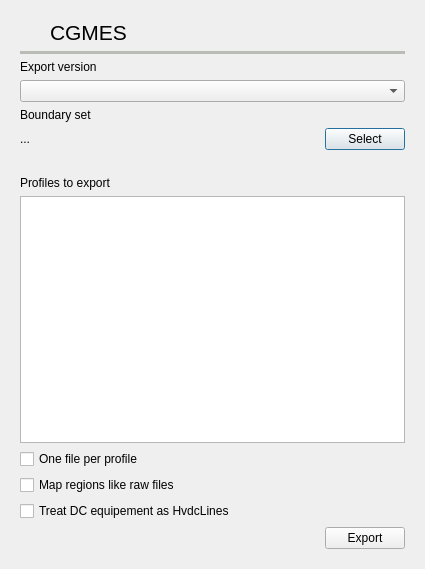
<?xml version="1.0" encoding="UTF-8"?>
<ui version="4.0">
 <class>CgmesExportDialog</class>
 <widget class="QDialog" name="CgmesExportDialog">
  <property name="geometry">
   <rect>
    <x>0</x>
    <y>0</y>
    <width>425</width>
    <height>569</height>
   </rect>
  </property>
  <property name="windowTitle">
   <string>CGMES Export</string>
  </property>
  <layout class="QVBoxLayout" name="verticalLayout_2">
   <item>
    <widget class="QFrame" name="frame_79">
     <property name="minimumSize">
      <size>
       <width>300</width>
       <height>0</height>
      </size>
     </property>
     <property name="frameShape">
      <enum>QFrame::Shape::NoFrame</enum>
     </property>
     <property name="frameShadow">
      <enum>QFrame::Shadow::Raised</enum>
     </property>
     <layout class="QGridLayout" name="gridLayout_5">
      <item row="11" column="0" colspan="3">
       <widget class="QLabel" name="label_139">
        <property name="text">
         <string>Profiles to export</string>
        </property>
       </widget>
      </item>
      <item row="3" column="0" colspan="3">
       <widget class="QComboBox" name="cgmes_version_comboBox"/>
      </item>
      <item row="1" column="0" colspan="3">
       <widget class="Line" name="line_31">
        <property name="palette">
         <palette>
          <active>
           <colorrole role="WindowText">
            <brush brushstyle="SolidPattern">
             <color alpha="255">
              <red>186</red>
              <green>189</green>
              <blue>182</blue>
             </color>
            </brush>
           </colorrole>
          </active>
          <inactive>
           <colorrole role="WindowText">
            <brush brushstyle="SolidPattern">
             <color alpha="255">
              <red>186</red>
              <green>189</green>
              <blue>182</blue>
             </color>
            </brush>
           </colorrole>
          </inactive>
          <disabled>
           <colorrole role="WindowText">
            <brush brushstyle="SolidPattern">
             <color alpha="255">
              <red>190</red>
              <green>190</green>
              <blue>190</blue>
             </color>
            </brush>
           </colorrole>
          </disabled>
         </palette>
        </property>
        <property name="frameShadow">
         <enum>QFrame::Shadow::Plain</enum>
        </property>
        <property name="lineWidth">
         <number>4</number>
        </property>
        <property name="orientation">
         <enum>Qt::Orientation::Horizontal</enum>
        </property>
       </widget>
      </item>
      <item row="9" column="2">
       <widget class="QPushButton" name="selectCGMESBoundarySetButton">
        <property name="maximumSize">
         <size>
          <width>80</width>
          <height>16777215</height>
         </size>
        </property>
        <property name="toolTip">
         <string>Select the CGMES boundary set (single zip file)</string>
        </property>
        <property name="text">
         <string>Select</string>
        </property>
       </widget>
      </item>
      <item row="14" column="0" colspan="3">
       <widget class="QCheckBox" name="cgmes_map_regions_like_raw_checkBox">
        <property name="toolTip">
         <string>&lt;html&gt;&lt;head/&gt;&lt;body&gt;&lt;p&gt;If active the CGMEs mapping will be:&lt;/p&gt;&lt;p&gt;GeographicalRegion &amp;lt;-&amp;gt; Area&lt;/p&gt;&lt;p&gt;SubGeographicalRegion &amp;lt;-&amp;gt; Zone&lt;/p&gt;&lt;p&gt;Otherwise:&lt;/p&gt;&lt;p&gt;GeographicalRegion &amp;lt;-&amp;gt; Country&lt;/p&gt;&lt;p&gt;SubGeographicalRegion &amp;lt;-&amp;gt; Community&lt;/p&gt;&lt;p&gt;&lt;br/&gt;&lt;/p&gt;&lt;/body&gt;&lt;/html&gt;</string>
        </property>
        <property name="text">
         <string>Map regions like raw files</string>
        </property>
       </widget>
      </item>
      <item row="13" column="0" colspan="3">
       <widget class="QCheckBox" name="cgmes_single_profile_per_file_checkBox">
        <property name="text">
         <string>One file per profile</string>
        </property>
       </widget>
      </item>
      <item row="2" column="0" colspan="3">
       <widget class="QLabel" name="label_135">
        <property name="text">
         <string>Export version</string>
        </property>
       </widget>
      </item>
      <item row="10" column="0">
       <widget class="QLabel" name="label_102">
        <property name="text">
         <string/>
        </property>
       </widget>
      </item>
      <item row="0" column="1" colspan="2">
       <widget class="QLabel" name="label_134">
        <property name="palette">
         <palette>
          <active>
           <colorrole role="WindowText">
            <brush brushstyle="SolidPattern">
             <color alpha="255">
              <red>85</red>
              <green>87</green>
              <blue>83</blue>
             </color>
            </brush>
           </colorrole>
          </active>
          <inactive>
           <colorrole role="WindowText">
            <brush brushstyle="SolidPattern">
             <color alpha="255">
              <red>0</red>
              <green>0</green>
              <blue>0</blue>
             </color>
            </brush>
           </colorrole>
          </inactive>
          <disabled>
           <colorrole role="WindowText">
            <brush brushstyle="SolidPattern">
             <color alpha="255">
              <red>190</red>
              <green>190</green>
              <blue>190</blue>
             </color>
            </brush>
           </colorrole>
          </disabled>
         </palette>
        </property>
        <property name="font">
         <font>
          <pointsize>16</pointsize>
         </font>
        </property>
        <property name="text">
         <string>CGMES</string>
        </property>
       </widget>
      </item>
      <item row="8" column="0" colspan="3">
       <widget class="QLabel" name="label_90">
        <property name="text">
         <string>Boundary set</string>
        </property>
       </widget>
      </item>
      <item row="15" column="0" colspan="3">
       <widget class="QCheckBox" name="cgmes_dc_as_hvdclines_checkBox">
        <property name="toolTip">
         <string>&lt;html&gt;&lt;head/&gt;&lt;body&gt;&lt;p&gt;Converters and DC lines in CGMES are attempted to be converted to the simplified HvdcLine objects in VeraGrid&lt;/p&gt;&lt;/body&gt;&lt;/html&gt;</string>
        </property>
        <property name="text">
         <string>Treat DC equipement as HvdcLines</string>
        </property>
       </widget>
      </item>
      <item row="0" column="0">
       <widget class="QLabel" name="label_137">
        <property name="minimumSize">
         <size>
          <width>24</width>
          <height>24</height>
         </size>
        </property>
        <property name="maximumSize">
         <size>
          <width>24</width>
          <height>24</height>
         </size>
        </property>
        <property name="text">
         <string/>
        </property>
        <property name="pixmap">
         <pixmap resource="../Icons/icons.qrc">:/Icons/icons/new2.png</pixmap>
        </property>
        <property name="scaledContents">
         <bool>true</bool>
        </property>
       </widget>
      </item>
      <item row="12" column="0" colspan="3">
       <widget class="QListView" name="cgmes_profiles_listView"/>
      </item>
      <item row="9" column="0" colspan="2">
       <widget class="QLabel" name="cgmes_boundary_set_label">
        <property name="toolTip">
         <string>Path of the CGMES default boundary set (single zip file)</string>
        </property>
        <property name="text">
         <string>...</string>
        </property>
       </widget>
      </item>
      <item row="16" column="2">
       <widget class="QPushButton" name="exportButton">
        <property name="text">
         <string>Export</string>
        </property>
       </widget>
      </item>
     </layout>
    </widget>
   </item>
  </layout>
 </widget>
 <resources>
  <include location="../Icons/icons.qrc"/>
  <include location="../Icons/icons.qrc"/>
  <include location="../../../../../../../.designer/Icons/icons.qrc"/>
 </resources>
 <connections/>
</ui>
